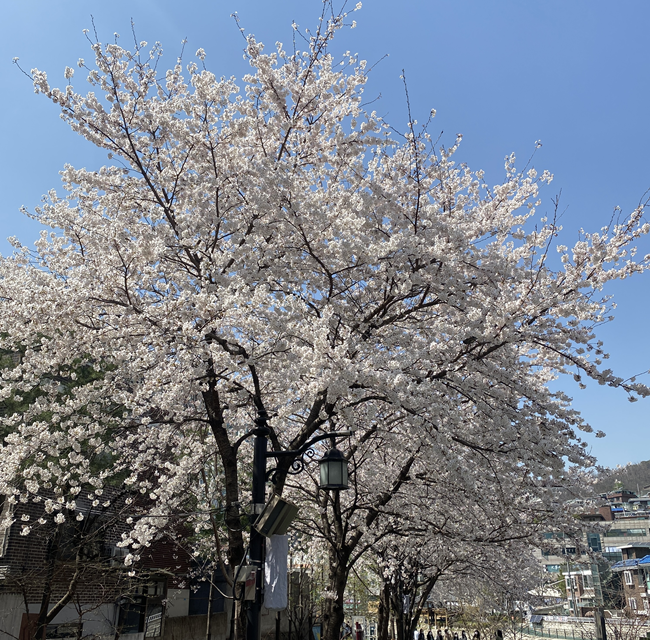
#> input picture ch02/flower2.PNG, 650 x 640 px, found by its file name
$ python img_ops.py
#> lines starting #> are read from the running program, lines starting #| are printed output that depends on the picture; after the words box and inside, x2 and y2 are one past the last pixel; in counts of white or black regions, pixels touching at a corner belong together
import numpy as np
import cv2


# 새 영상 생성하기
img1 = np.empty((240, 320), dtype=np.uint8)
img2 = np.zeros((240, 320, 3), dtype=np.uint8)
img3 = np.ones((240, 320), dtype=np.uint8) * 255  # whilte
img4 = np.full((240, 320, 3), (200, 0 , 200), dtype=np.uint8)  # yellow

cv2.imshow('img1', img1)
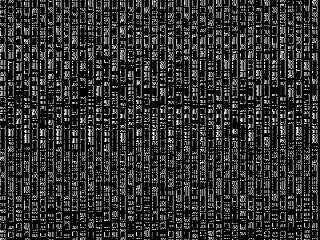
#> window 'img1': shape (240, 320); min 0, max 255, mean 47.7
cv2.imshow('img2', img2)
cv2.imshow('img3', img3)
cv2.imshow('img4', img4)
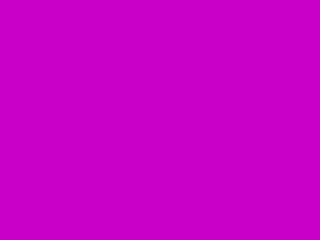
#> window 'img4': shape (240, 320, 3); mean B, G, R 200, 0, 200
cv2.waitKey()
cv2.destroyAllWindows()

# 영상 복사
img1 = cv2.imread('ch02\\flower2.PNG')
#> img1 is the input picture: shape (640, 650, 3); mean B, G, R 138.4, 127.2, 120.3

img2 = img1
img3 = img1.copy()

img1.fill(255)
#> img1: shape (640, 650, 3); every value is 255

cv2.imshow('img1', img1)
cv2.imshow('img2', img2)
cv2.imshow('img3', img3)
cv2.waitKey()
cv2.destroyAllWindows()

# 부분 영상 추출
img1 = cv2.imread('ch02\\flower2.PNG')

img2 = img1[20:120, 30:250]  # numpy.ndarray의 슬라이싱
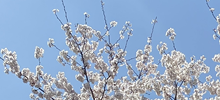
#> img2: shape (100, 220, 3); mean B, G, R 200.6, 171.6, 149.7
img3 = img1[20:120, 30:250].copy()

cv2.circle(img2, (50,50), 20, (0,0,255),2)
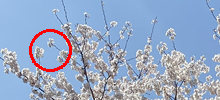
#> img2: shape (100, 220, 3); 1.75% of pixels changed, all inside (x1, y1, x2, y2) = (29, 29, 72, 72)

cv2.imshow('img1', img1)
cv2.imshow('img2', img2)
cv2.imshow('img3', img3)
cv2.waitKey()
cv2.destroyAllWindows()
